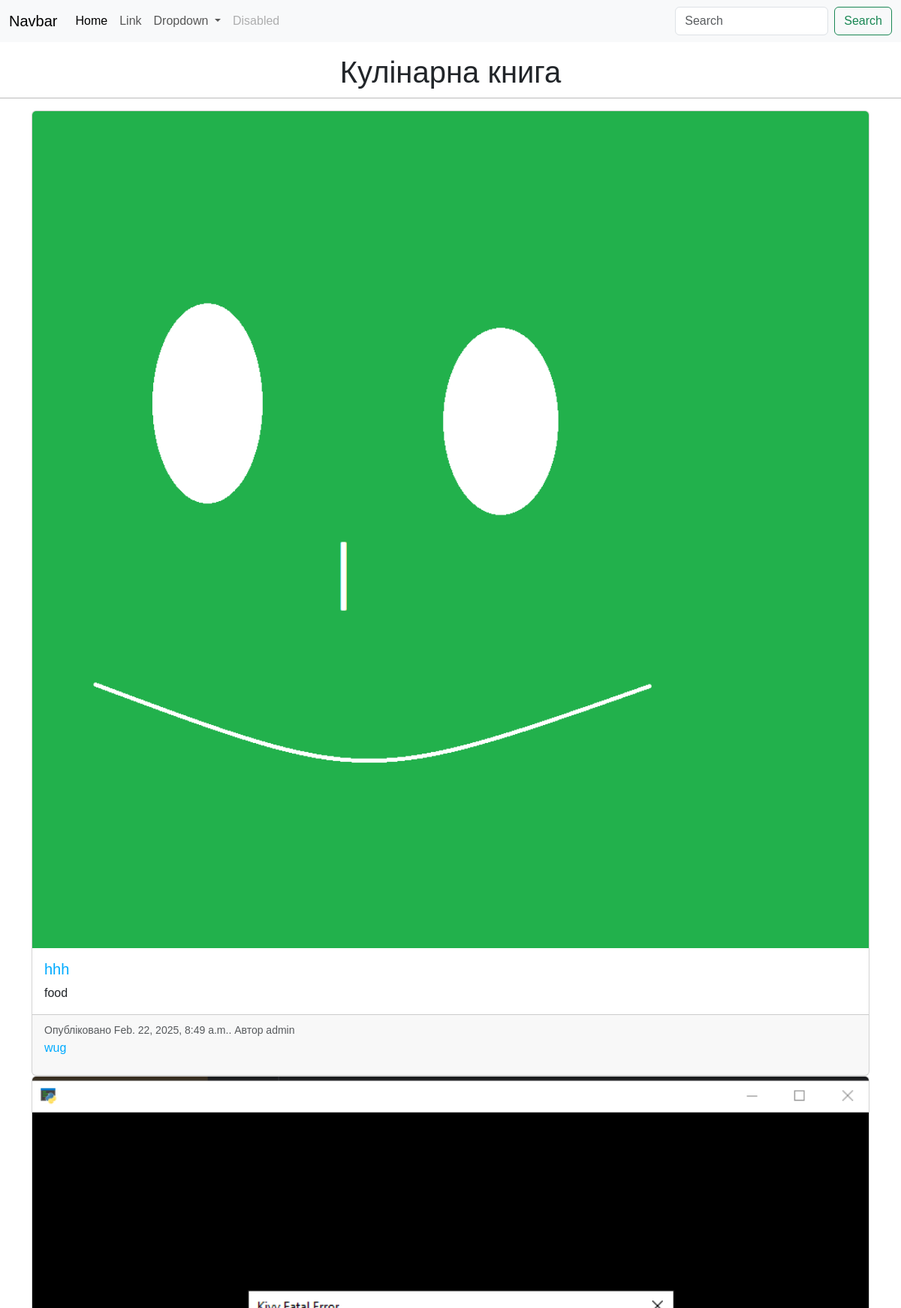
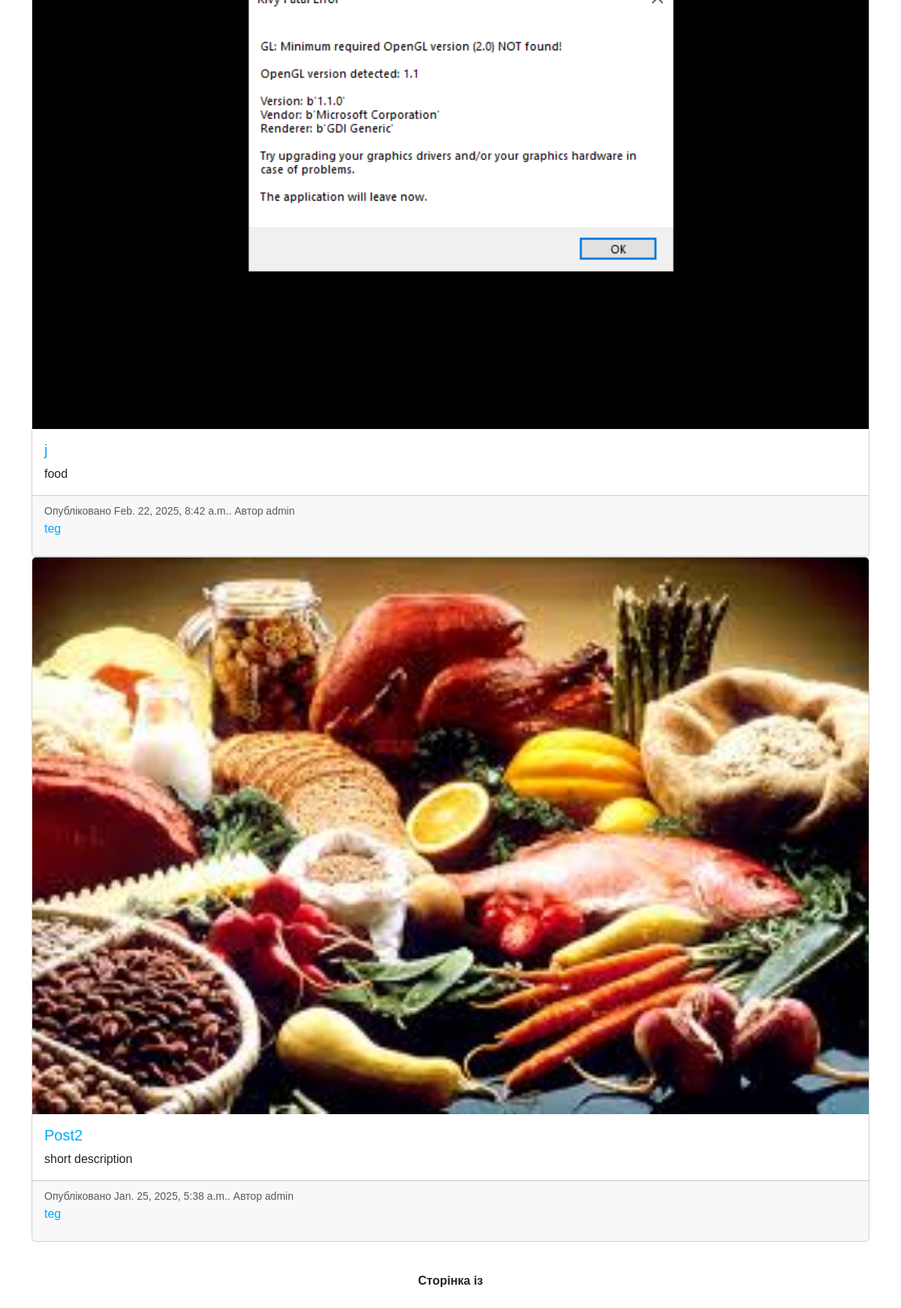
Screenshot of /blog/ with the database file from the repository (2 pictures, top to bottom).
### blog/models.py (models this page shows, shortened)
class Post(models.Model):
    STATUS_CHOICES = (
        ('draft', 'Draft'),
        ('published', 'Published')
    )
    title = models.CharField(max_length=250, verbose_name='Назва поста')
    slug = models.SlugField(max_length=250, unique_for_date='publish')
    author = models.ForeignKey(User, on_delete=models.CASCADE, related_name='blog_posts',
                               verbose_name='Автор')
    tags = TaggableManager()
    short_description = models.CharField(max_length=400, verbose_name='Короткий опис')
    publish = models.DateTimeField(default=timezone.now, verbose_name='Дата публікації')
    created = models.DateTimeField(auto_now_add=True, verbose_name='Дата створення')
    updated = models.DateTimeField(auto_now=True, verbose_name='Дата оновлення')
    status = models.CharField(max_length=10, choices=STATUS_CHOICES, default='draft',
                              verbose_name='Статус публікації')
    image = models.ImageField(upload_to='product_images/', blank=False, verbose_name='Зображення')
    class Meta:
        ordering = ('-publish',)
    def get_absolute_url(self):
        return reverse('blog:post_detail', args=[self.publish.year,
                                                 self.publish.month,
                                                 self.publish.day,
                                                 self.slug])

### blog/views.py (the view)
# urls.py: path('', views.post_list, name='post_list'),
def post_list(request, tag_slug = None):
    object_list = Post.objects.all()
    tag  = None
    if tag_slug:
        tag = get_object_or_404(Tag, slug=tag_slug)
        object_list = object_list.filter(tags__in=[tag])
    paginator = Paginator(object_list, 3)
    page = request.GET.get('page')
    try:
        posts = paginator.page(page)
    except PageNotAnInteger:
        posts = paginator.page(1)
    except EmptyPage:
        posts = paginator.page(paginator.num_pages)
    return render(request, 'blog/post/list.html', {'page': page, 'posts': posts, 'tag':tag})

### blog/templates/blog/post/list.html (shortened to what this page needs)
{% extends "blog/base.html" %}
{% block content %}
    <h1 class="title text-center my-3">Кулінарна книга</h1>
    <div class="container">
        <div class="card-deck">
            {% for post in posts %}
                <div class="card">
                    <a href={{ post.get_absolute_url}}>
                        <img src="{{ MEDIA_URL }}{{ post.image.url }}" class="card-img-top" alt="...">
                    <div class="card-body">
                        <a href={{ post.get_absolute_url}}>
                            <h5 class="card-title">{{ post.title}}</h5>
                        <p class="card-text">{{ post.short_description}}</p>
                    </div>
                    <div class="card-footer">
                        <small class="text-muted">Опубліковано {{ post.publish }}. Автор {{ post.author }}</small>
                    <p>
                        {% for tag in post.tags.all %}
                            <a href="{% url "blog:post_list_by_tag" tag.slug %}">
                                {{ tag.name }}
                            </a>
                        {% endfor %}
                    </p>
                    </div>
                </div>
            {% endfor %}
        </div>
    </div>
    {% include "paginations.html" with page=page_obj %}
{% endblock content %}

### blog/templates/blog/base.html (shortened to what this page needs)
{% load static %}
<!doctype html>
<html lang="en">
  <head>
    <link href="https://cdn.jsdelivr.net/npm/bootstrap@5.3.3/dist/css/bootstrap.min.css" rel="stylesheet">
    <link href="{% static 'css/style.css' %}" rel="stylesheet">
</head>
  <body>
    {% block navbar %}
    <nav class="navbar navbar-expand-lg bg-body-tertiary">
        <div class="container-fluid">
          <a class="navbar-brand" href="#">Navbar</a>
          <div class="collapse navbar-collapse" id="navbarSupportedContent">
            <ul class="navbar-nav me-auto mb-2 mb-lg-0">
              <li class="nav-item">
                <a class="nav-link active" aria-current="page" href="#">Home</a>
              </li>
              <li class="nav-item">
                <a class="nav-link" href="#">Link</a>
              </li>
              <li class="nav-item dropdown">
                <a class="nav-link dropdown-toggle" href="#" role="button" data-bs-toggle="dropdown" aria-expanded="false">
                  Dropdown
                </a>
              </li>
              <li class="nav-item">
                <a class="nav-link disabled" aria-disabled="true">Disabled</a>
              </li>
            </ul>
            <form class="d-flex" role="search">
              <input class="form-control me-2" type="search" placeholder="Search" aria-label="Search">
              <button class="btn btn-outline-success" type="submit">Search</button>
            </form>
          </div>
        </div>
      </nav>
    {% endblock navbar %}
    {% block content %}{% endblock content %}
  </body>
</html>

### blog/templates/paginations.html (shortened to what this page needs)
<div class='pagination'>
    <span class='step-links'>
        <span class='current'>
            Сторінка {{ page.number }} із {{ page.paginator.num_pages}}
        </span>
    </span>
</div>

### blog/static/css/style.css (style rules this page uses)
body { margin: 0; padding: 0; font-family: Helvetica, sans-serif; }
a { color: #00abff; text-decoration: none; }
h1 { font-weight: normal; border-bottom: 1px solid #bbb; padding: 0 0 10px 0; }
.pagination { margin: 40px auto; font-weight: bold; }
.step-links { margin: 0 auto; }

### rows the page displays
Post: image (picture), title "hhh", short_description "food", publish "Feb. 22, 2025, 8:49 a.m.", author "admin"
Tag: name "wug"
Post: image (picture), title "j", short_description "food", publish "Feb. 22, 2025, 8:42 a.m.", author "admin"
Tag: name "teg"
Post: image (picture), title "Post2", short_description "short description", publish "Jan. 25, 2025, 5:38 a.m.", author "admin"
